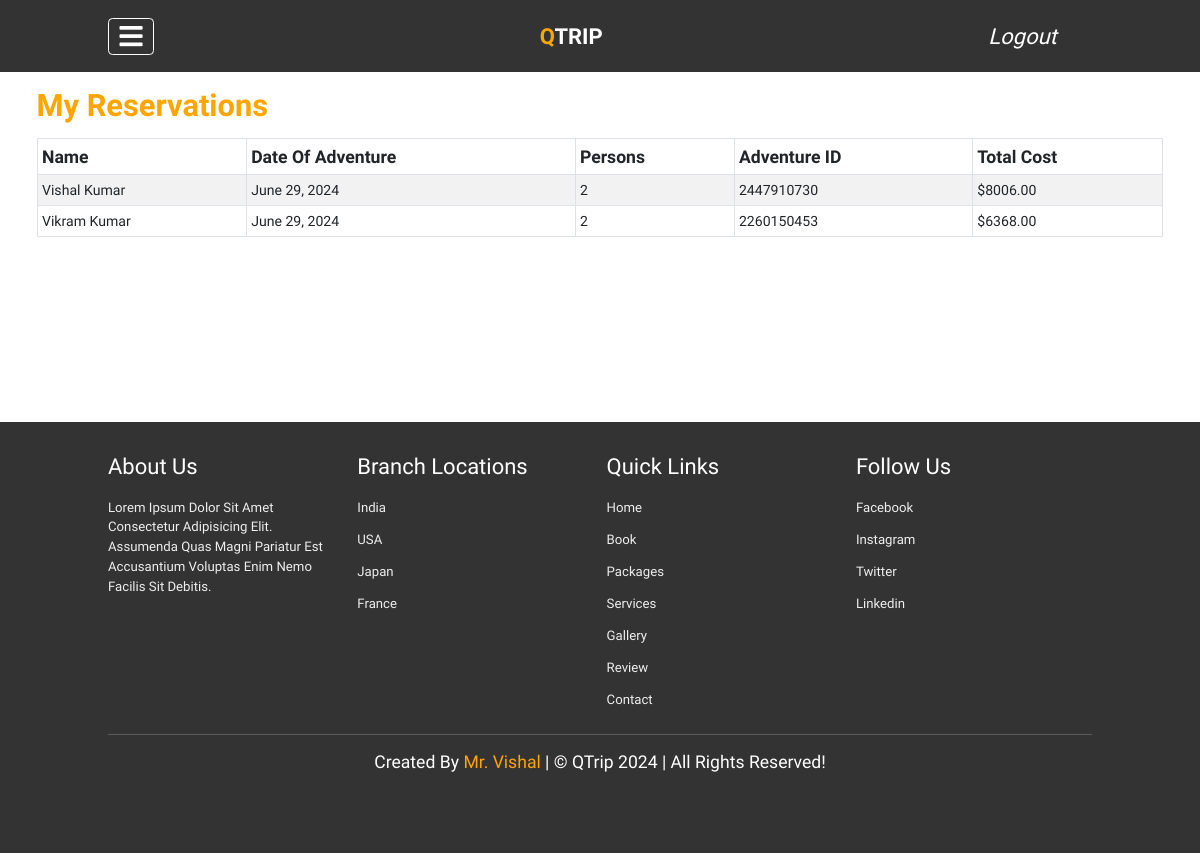
Page /user/my_reservations (signed in) on the earlier database version.
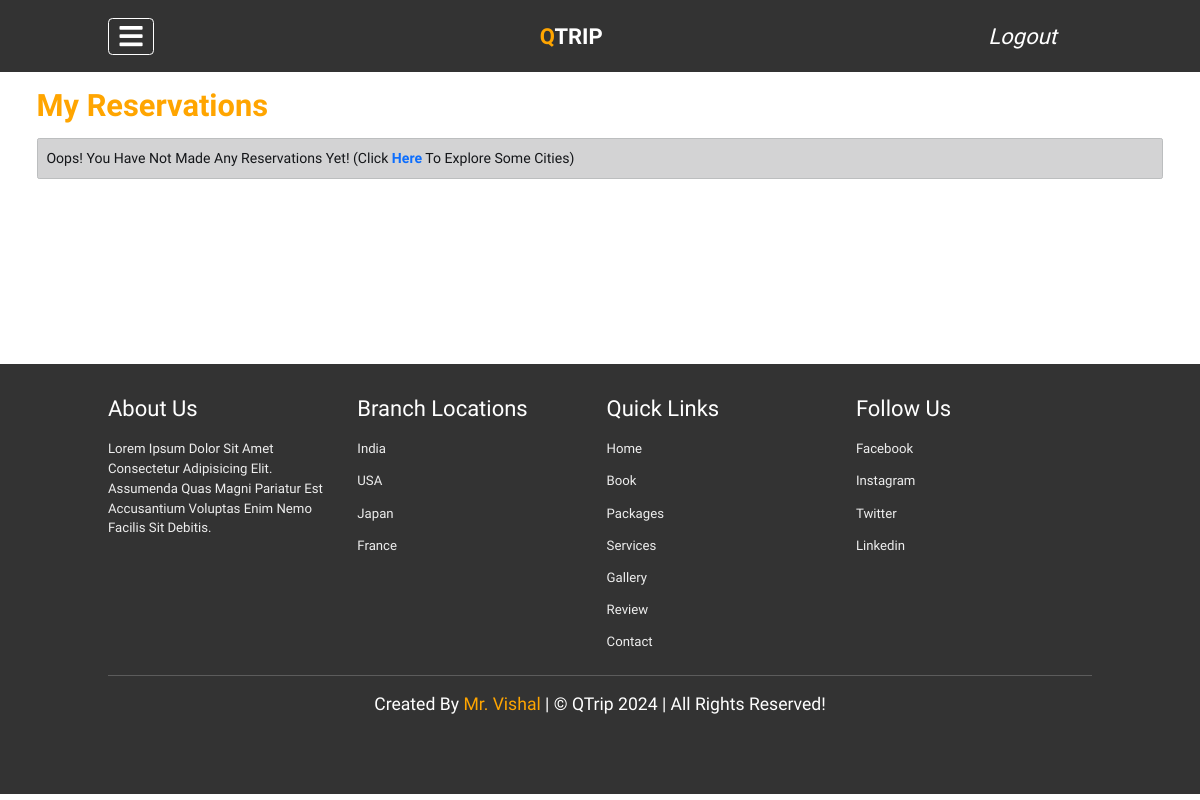
Same page on the later database version.
### booking/models.py (models this page shows, shortened)
class Reservation(models.Model):
    user = models.ForeignKey(User, on_delete=models.CASCADE)
    name = models.CharField(max_length=100)
    date_of_adventure = models.DateField()
    person = models.IntegerField()
    total_cost = models.DecimalField(max_digits=10, decimal_places=2)
    adventure_id = models.CharField(max_length=20)

### user/views.py (the view)
# urls.py: path('my_reservations', views.MyReservationsView.as_view(), name='myReservations')
class MyReservationsView(View):
    def get(self, request):
        user = request.user
        reservations = Reservation.objects.filter(user=user)
        context = {'reservations': reservations}
        return render(request, 'user/reservations_history.html', context)

### templates/user/reservations_history.html (shortened to what this page needs)
{% extends "base.html" %}
{% block css %}
<link href="https://cdn.jsdelivr.net/npm/bootstrap@5.0.2/dist/css/bootstrap.min.css" rel="stylesheet"
>
{% endblock css %}
{% block body %}
<div class="container" id="reservation_container">
    <h1 class="mb-4">My Reservations</h1>
    <div class="table-responsive">
        {% if reservations %}
        <table class="table table-striped table-bordered">
            <thead class="thead-dark">
                <tr>
                    <th scope="col">Name</th>
                    <th scope="col">Date of Adventure</th>
                    <th scope="col">Persons</th>
                    <th scope="col">Adventure ID</th>
                    <th scope="col">Total Cost</th>
                </tr>
            </thead>
            <tbody>
                {% for reservation in reservations %}
                    <tr>
                        <td>{{ reservation.name }}</td>
                        <td>{{ reservation.date_of_adventure }}</td>
                        <td>{{ reservation.person }}</td>
                        <td>{{ reservation.adventure_id }}</td>
                        <td>${{ reservation.total_cost }}</td>
                    </tr>
                {% endfor %}
            </tbody>
        </table>
        {% else %}
        <div class="alert alert-dark" role="alert" id="no-reservation-banner">
            Oops! You have not made any reservations yet! (Click
            <a href="/"><strong>here</strong></a>
            to explore some cities)
        </div>
        {% endif %}
    </div>
</div>
{% endblock body %}

### templates/base.html (shortened to what this page needs)
{% load static %}
<!DOCTYPE html>
<html lang="en">
<head>
    <link rel="stylesheet" href="https://unpkg.com/swiper/swiper-bundle.min.css" />
    <link rel="stylesheet" href="https://cdnjs.cloudflare.com/ajax/libs/font-awesome/5.15.3/css/all.min.css">
    <link rel="stylesheet" href="/static/home/css/style.css">
    {% block css %}
    {% endblock css %}
</head>
<body>
<header>
    <div id="menu-bar" class="fas fa-bars"></div>
    <a href="/" class="logo"><span>Q</span>Trip</a>
    <nav class="navbar">
        {% if user.is_authenticated %}
        <a href="/user/my_reservations">My Reservations</a>
        {% endif %}
        <a href="/#home">home</a>
        <a href="/#packages">packages</a>
        <a href="/#services">services</a>
        <a href="/#gallery">gallery</a>
        <a href="/#review">review</a>
        <a href="/#contact">contact</a>
    </nav>
    <div class="icons">
        {% if user.is_authenticated %}
            <i><a href="/user/logoutCustomer">Logout</a></i>
        {% else %}
        <i class="fas fa-user" id="login-btn"></i>
        {% endif %}
    </div>
    <form action="" class="search-bar-container">
        <input type="search" id="search-bar" placeholder="search here...">
        <label for="search-bar" class="fas fa-search"></label>
    </form>
</header>
{% block body %}
{% endblock body %}
<section class="footer">
    <div class="box-container">
        <div class="box">
            <h3>about us</h3>
            <p>Lorem ipsum dolor sit amet consectetur adipisicing elit. Assumenda quas magni pariatur est accusantium voluptas enim nemo facilis sit debitis.</p>
        </div>
        <div class="box">
            <h3>branch locations</h3>
            <a href="#">india</a>
            <a href="#">USA</a>
            <a href="#">japan</a>
            <a href="#">france</a>
        </div>
        <div class="box">
            <h3>quick links</h3>
            <a href="#">home</a>
            <a href="#">book</a>
            <a href="#">packages</a>
            <a href="#">services</a>
            <a href="#">gallery</a>
            <a href="#">review</a>
            <a href="#">contact</a>
        </div>
        <div class="box">
            <h3>follow us</h3>
            <a href="#">facebook</a>
            <a href="#">instagram</a>
            <a href="#">twitter</a>
            <a href="#">linkedin</a>
        </div>
    </div>
    <h1 class="credit"> created by <span> Mr. Vishal </span> | © QTrip 2024 | all rights reserved! </h1>
</section>
</body>
</html>

### static/home/css/style.css (style rules this page uses)
:root { --orange:#ffa500; }
* { font-family: 'Nunito', sans-serif; margin:0; padding:0; box-sizing: border-box; text-transform: capitalize; outline: none; border:none; text-decoration: none; transition: all .2s linear; }
html { font-size: 62.5%; overflow-x: hidden; scroll-padding-top: 6rem; scroll-behavior: smooth; }
section { padding:2rem 9%; }
header { position: fixed; top:0; left: 0; right:0; background:#333; z-index: 1000; display: flex; align-items: center; justify-content: space-between; padding:2rem 9%; }
header .logo { font-size: 2.5rem; font-weight: bolder; color:#fff; text-transform: uppercase; }
header .logo span { color:var(--orange); }
header .navbar a { color:#fff; font-size: 2rem; margin:0 .8rem; }
header .icons i { font-size: 2.5rem; color:#fff; cursor: pointer; margin-right: 2rem; }
header .icons i a { font-size: 2.5rem; color:#fff; cursor: pointer; margin-right: 2rem; }
header .search-bar-container { position: absolute; top:100%; left: 0; right:0; padding:1.5rem 2rem; background:#333; border-top: .1rem solid rgba(255,255,255,.2); display: flex; align-items: center; z-index: 1001; clip-path: polygon(0 0, 100% 0, 100% 0, 0 0); }
header .search-bar-container #search-bar { width:100%; padding:1rem; text-transform: none; color:#333; font-size: 1.7rem; border-radius: .5rem; }
header .search-bar-container label { color:#fff; cursor: pointer; font-size: 3rem; margin-left: 1.5rem; }
#menu-bar { color:#fff; border:.1rem solid #fff; border-radius: .5rem; font-size: 3rem; padding:.5rem 1.2rem; cursor: pointer; display: none; }
.footer { background:#333; }
.footer .box-container { display: flex; flex-wrap: wrap; gap:1.5rem; }
.footer .box-container .box { padding:1rem 0; flex:1 1 25rem; }
.footer .box-container .box h3 { font-size: 2.5rem; padding:.7rem 0; color:#fff; }
.footer .box-container .box p { font-size: 1.5rem; padding:.7rem 0; color:#eee; }
.footer .box-container .box a { display: block; font-size: 1.5rem; padding:.7rem 0; color:#eee; }
.footer .credit { text-align: center; padding:2rem 1rem; margin-top: 1rem; font-size: 2rem; font-weight: normal; color:#fff; border-top: .1rem solid rgba(255,255,255,.2); }
.footer .credit span { color:var(--orange); }
@media (max-width:1200px) { html { font-size: 55%; } }
@media (max-height:915px) { #menu-bar { display: initial; } }
@media (max-height:915px) { header .navbar { position: absolute; top:100%; right:0; left: 0; background: #333; border-top: .1rem solid rgba(255,255,255,.2); padding:1rem 2rem; clip-path: polygon(0 0, 100% 0, 100% 0, 0 0); } }
@media (max-height:915px) { header .navbar a { display: block; border-radius: .5rem; padding:1.5rem; margin:1.5rem 0; background:#222; } }

### templates/user/reservations_history.html (style rules this page uses)
a { text-decoration: none; }
h1 { font-size: 3.5rem; font-weight: bold; margin: 5rem 0; color: #ffa500; }
#reservation_container { display: block; margin-top: 10rem; margin-bottom: 20rem; }
#no-reservation-banner { font-size: 1.6rem; }

Differences in the rows shown:
removed Reservation: name "Vishal Kumar", date_of_adventure "June 29, 2024", person "2", adventure_id "2447910730", total_cost "8006.00"
removed Reservation: name "Vikram Kumar", date_of_adventure "June 29, 2024", person "2", adventure_id "2260150453", total_cost "6368.00"
Other differences:
text no longer shown: "Name Date Of Adventure Persons Adventure ID Total Cost"
text now shown: "Oops! You Have Not Made Any Reservations Yet! (Click Here To Explore Some Cities)"
